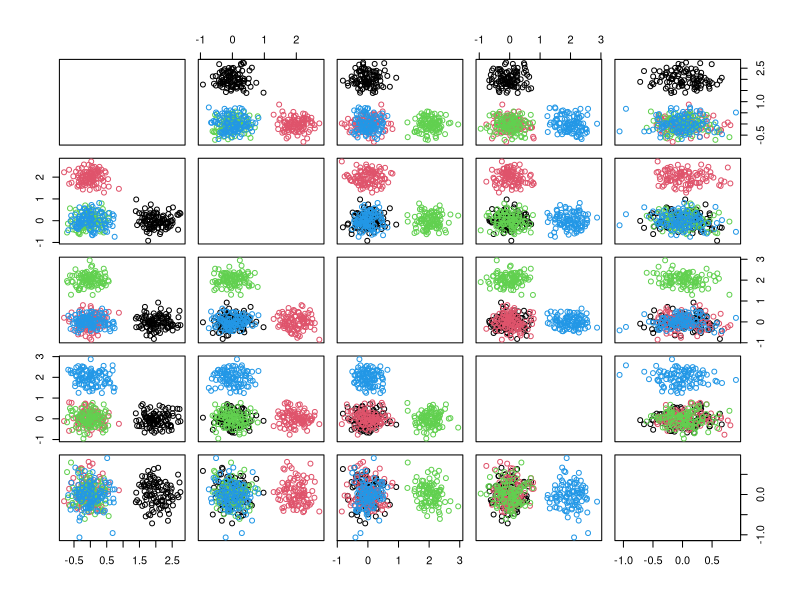

This figure's R source:
library(MASS)

set.seed(2024)

stevilo.spremenljivk = 5
stevilo.neinformativnih.sprem = 4
velikost.skupin = 100
stevilo.skupin = 4
diff = 2
cor = 0.1

# njegov komentar:
# Navodila pravijo, da morate v osnovi generirati podatke iz bivariatne normalne porazdelitve. 
# Torej tisto, kar določa razlike med skupinami, morata biti dve spremenljivki.
# Sicer morate potem preučevati dodajanje nepomembnih spremenljivk, a tega dejavnika vsaj jasno ne vidim tu.
# Tudi če gledam kodo se mi zdi, da je bil cilj čim bom "uporabiti" kodo iz vaj, kot pa res narediti svojo simulacijo.

# Moja ideja:
# zgenerirava podatke iz bivar mult normalne(karkoli že je to) za določeno število spremenljivk in to pustiva skos fiksno?
# potem pa dodajava neinformativne spremenljivke - torej da mava enkar podatke s 5 informativnimi spremenljivkami in 3 neinformativnimi, potem naslednjič s 5 informativnimi in 6 neinformativnimi
# pač da je število informativnih skos enako, neinformativne pa spreminjava

# njegov drugi komentar:
# Dobro bi bilo, če bi preostale dejavnike (poleg v naprej določenega) izbrala tako, da bi 
# vsaj kakšen tak, da bi pri eni strani pričakovali, da bo boljša ena metoda, pri drugi strani 
# (min-max vrednosti) pa druga (oz. da bosta na eni strani enakovredni).
# Recimo, metoda voditeljev predpostavlja okrogle skupine (korelacije 0) z enake variance med skupinami in 
# spremenljivkami znotraj skupin,  Mclust pa ne.

# Moja ideja:
# torej rabva med skupinami neko korelacijo? Seprav rabva za sigmo po diagonali med neko korelacijo? Al? madonis sm zmedena hahah

# generiram podatke za informativne spremenljivke
generiranje.podatkov = function(
    velikost.skupin, stevilo.skupin, stevilo.spremenljivk = 5, stevilo.neinformativnih.sprem, diff, cor){
  ## informativne spremenljivke
  # povprecja
  Mu = diag(stevilo.spremenljivk)*diff
  # sigma
  Sigma = diag(stevilo.spremenljivk+stevilo.neinformativnih.sprem)*cor
  
  ## neinformativne spremenljivke
  # generiranje neinformativnih spremenljivk
  non.infor = matrix(0, nrow=stevilo.spremenljivk, ncol=stevilo.neinformativnih.sprem)
  # zdruzimo
  M = cbind(Mu, non.infor)
 
  # generamo podatke
  X = NULL 
  for(i in 1:stevilo.skupin){
    iX = mvrnorm(n=velikost.skupin, mu = M[i,], Sigma = Sigma)
    X = rbind(X,iX)
  } 
  
  # dodava se skupine
  X = cbind(X, skupina=rep(1:stevilo.skupin, each=velikost.skupin))
  
  return(X)
}

data.primer1 = generiranje.podatkov(velikost.skupin, stevilo.skupin, stevilo.spremenljivk = 5, 
                     stevilo.neinformativnih.sprem, diff, cor)
pairs(data.primer1[,1:5], col=data.primer1[,10])






